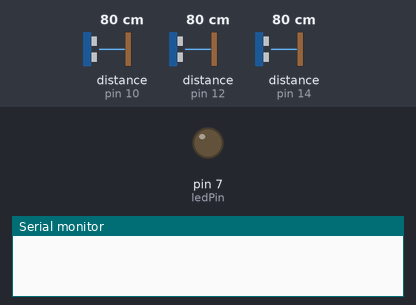
Bench run of a sketch on a simulated Arduino Uno, built with avr-gcc and run on an emulated ATmega328P. On the bench: output pins drawn as LEDs (lit = HIGH), the last lines printed to the serial monitor. Wiring (inferred from the names in the program): 3 × ultrasonic range finder: trigger pin 9, echo pin 10 / trigger pin 11, echo pin 12 / trigger pin 13, echo pin 14. The inputs (shaded band) are chosen by the test bench; at power-on: distance to the obstacle (sensors on pin 10, pin 12, pin 14) 80 cm. The echo pulse lasts 58.3 µs per cm; pins used as bus, display or sensor lines are not drawn.

Above: at 0.1 s.
At 1.2 s:
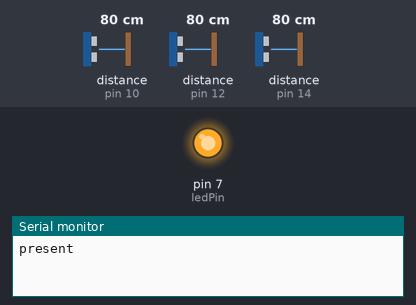
Timing chart, 0 to 2.7 s (numbered marks = the images above):
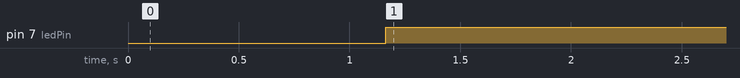

Measured:
- by itself, pin 7 (ledPin): LOW → HIGH at 1.2 s

The sketch:

Presence.ino
```cpp
const int trigPins[] = {9, 11, 13}; // Trig pins for sensors
const int echoPins[] = {10, 12, 14}; // Echo pins for sensors
const int ledPin = 7;  // LED pin
const int numReadings = 10;  // Number of readings to average over 1 second (10 readings per second)
const int thresholdDistance = 200;  // Distance threshold in cm
const int presentDuration = 1000;  // Duration to confirm "present" state in milliseconds
const int notPresentDuration = 60000;  // Duration to confirm "not_present" state in milliseconds (1 minute)

long readings[3][numReadings];  // Array to store the distance readings for each sensor
int readIndex[3] = {0, 0, 0};  // Index of the current reading for each sensor
long total[3] = {0, 0, 0};  // Sum of the readings for each sensor
long average[3] = {0, 0, 0};  // Average of the readings for each sensor

unsigned long presentStartTime = 0;  // Time when "present" condition started
unsigned long notPresentStartTime = 0;  // Time when "not_present" condition started
String currentState = "not_present";  // Initial state

void setup() {
  for (int i = 0; i < 3; i++) {
    pinMode(trigPins[i], OUTPUT);
    pinMode(echoPins[i], INPUT);
  }
  pinMode(ledPin, OUTPUT);  // Initialize the LED pin as an output
  digitalWrite(ledPin, LOW);  // Ensure the LED is off initially
  Serial.begin(9600);

  // Initialize all readings to 0 for each sensor
  for (int i = 0; i < 3; i++) {
    for (int j = 0; j < numReadings; j++) {
      readings[i][j] = 0;
    }
  }
}

void loop() {
  for (int sensorIndex = 0; sensorIndex < 3; sensorIndex++) {
    // Clear the trigPin by setting it LOW
    digitalWrite(trigPins[sensorIndex], LOW);
    delayMicroseconds(2);

    // Set the trigPin HIGH for 10 microseconds
    digitalWrite(trigPins[sensorIndex], HIGH);
    delayMicroseconds(10);
    digitalWrite(trigPins[sensorIndex], LOW);

    // Read the echoPin, which returns the duration of the pulse in microseconds
    long duration = pulseIn(echoPins[sensorIndex], HIGH);

    // Calculate the distance in centimeters
    long distance = duration * 0.034 / 2;

    // Subtract the last reading and add the new reading
    total[sensorIndex] = total[sensorIndex] - readings[sensorIndex][readIndex[sensorIndex]];
    readings[sensorIndex][readIndex[sensorIndex]] = distance;
    total[sensorIndex] = total[sensorIndex] + readings[sensorIndex][readIndex[sensorIndex]];

    // Advance to the next position in the array
    readIndex[sensorIndex] = (readIndex[sensorIndex] + 1) % numReadings;

    // Calculate the average distance
    average[sensorIndex] = total[sensorIndex] / numReadings;

    // Delay for 30ms to offset sensors from each other
    delay(30);
  }

  // Determine the state based on the averages
  bool anySensorPresent = false;
  bool allSensorsNotPresent = true;

  for (int i = 0; i < 3; i++) {
    if (average[i] < thresholdDistance) {
      anySensorPresent = true;
      allSensorsNotPresent = false;
      break;
    }
    if (average[i] < thresholdDistance) {
      allSensorsNotPresent = false;
    }
  }

  if (anySensorPresent) {
    if (presentStartTime == 0) {
      presentStartTime = millis();
    } else if (millis() - presentStartTime >= presentDuration && currentState != "present") {
      currentState = "present";
      Serial.println("present");
      digitalWrite(ledPin, HIGH);  // Turn the LED on
    }
    notPresentStartTime = 0;  // Reset the not present timer
  } else if (allSensorsNotPresent) {
    if (notPresentStartTime == 0) {
      notPresentStartTime = millis();
    } else if (millis() - notPresentStartTime >= notPresentDuration && currentState != "not_present") {
      currentState = "not_present";
      Serial.println("not_present");
      digitalWrite(ledPin, LOW);  // Turn the LED off
    }
    presentStartTime = 0;  // Reset the present timer
  }
}
```
